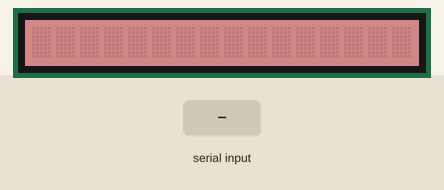
This sketch was run on a simulated Arduino Uno, built with avr-gcc and run on an emulated ATmega328P. On the bench: 16×1 character LCD. Inputs (shaded band) come from the test bench. What the sketch prints to the serial monitor is not drawn.

Above: at 1.2 s.
1.3 s: "1" received over the second serial link
At 2.7 s:
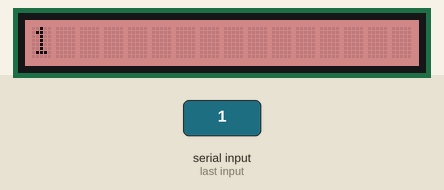
3.8 s: "0" received over the second serial link
At 5.7 s:
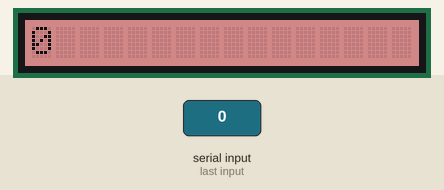
Timing chart, 0 to 7.2 s (numbered marks = the images above; inputs shaded):
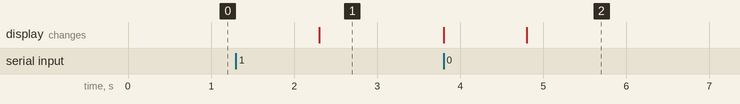

The sketch:

rfid.ino
```cpp
/*
  link between the computer and the SoftSerial Shield
  at 9600 bps 8-N-1
  Computer is connected to Hardware UART
  SoftSerial Shield is connected to the Software UART:D2&D3
*/

#include <SoftwareSerial.h>
#include <Wire.h>
#include "rgb_lcd.h"

SoftwareSerial SoftSerial(2, 3);
unsigned char buffer[64];       // buffer array for data receive over serial port
int count = 0;                    // counter for buffer array
String user;

rgb_lcd lcd;
const int colorR = 200;
const int colorG = 100;
const int colorB = 100;

void setup()
{
    SoftSerial.begin(9600);     // the SoftSerial baud rate
    Serial.begin(9600);         // the Serial port of Arduino baud rate.
    Serial.write("begin:\n");

    lcd.begin(16, 1);
    lcd.setRGB(colorR, colorG, colorB);
    lcd.clear();
    lcd.setCursor(0,0);
}

void loop()
{
    // if date is coming from software serial port ==> data is coming from SoftSerial shield
    if (SoftSerial.available())
    {
      lcd.clear();
        while(SoftSerial.available())               // reading data into char array
        {
            String user = SoftSerial.readString();
            //buffer[count++] = SoftSerial.read();      // writing data into array
            //if(count == 64)break;
           Serial.println(user);
           lcd.print(user);
        }
        //Serial.write(buffer, count);     // if no data transmission ends, write buffer to hardware serial port
        clearBufferArray();             // call clearBufferArray function to clear the stored data from the array
        count = 0;                      // set counter of while loop to zero
    }
    if (Serial.available())             // if data is available on hardware serial port ==> data is coming from PC or notebook
    SoftSerial.write(Serial.read());    // write it to the SoftSerial shield
  }

void clearBufferArray()                 // function to clear buffer array
{
    // clear all index of array with command NULL
    for (int i=0; i<count; i++)
    {
        buffer[i]=NULL;
    }
}
```

Measured:
- after the input at 1.3 s, the display: changes after 1.0 s (image 1)
- after the input at 3.8 s, the display: first changes at once (image 2 shows a later state)
